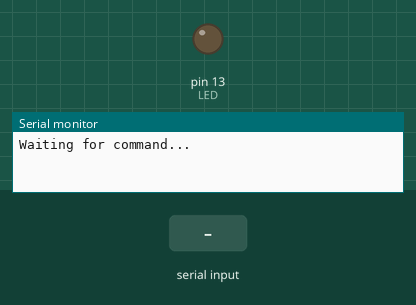
Simulated run of this sketch. Board: Arduino Uno, built with avr-gcc and run on an emulated ATmega328P. Shown: output pins drawn as LEDs (lit = HIGH), the last lines printed to the serial monitor. Inputs (shaded band) come from the test bench.

Above: at 2.8 s.
2.9 s: "1" received over the second serial link
At 3.6 s:
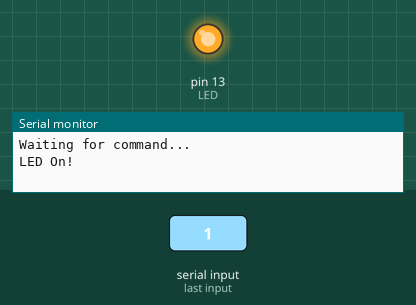
4.5 s: "0" received over the second serial link
At 5.5 s:
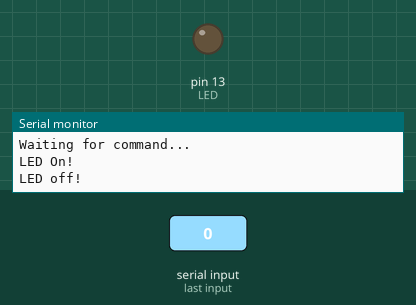
Timing chart, 0 to 7.5 s (numbered marks = the images above; inputs shaded):
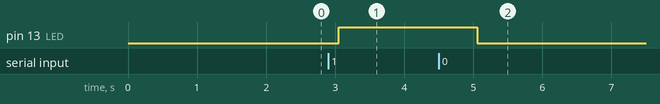

The sketch:

week3.ino
```cpp
#include <SoftwareSerial.h>
SoftwareSerial Bluetooth(8,9);
int LED = 13;
int Data;
void setup() {
  Bluetooth.begin(9600);
  Serial.begin(9600);
  Serial.println("Waiting for command...");
  Bluetooth.println("Send 1 to turn on the LED. send 0 to turn off");
  pinMode(LED,OUTPUT);

}

void loop() {
  if (Bluetooth.available()){
Data=Bluetooth.read();
  if(Data=='1'){
digitalWrite(LED,HIGH);
Serial.println("LED On!");
Bluetooth.println("LED On!");
  }
  else if(Data=='0'){
digitalWrite(LED,LOW);
  Serial.println("LED off!");
Bluetooth.println("LED off!");
  }
  else{;}
  }
delay(1000);
}
```

Measured:
- after the input at 2.9 s, pin 13 (LED): LOW → HIGH after 0.15 s
- after the input at 4.5 s, pin 13 (LED): HIGH → LOW after 0.56 s
